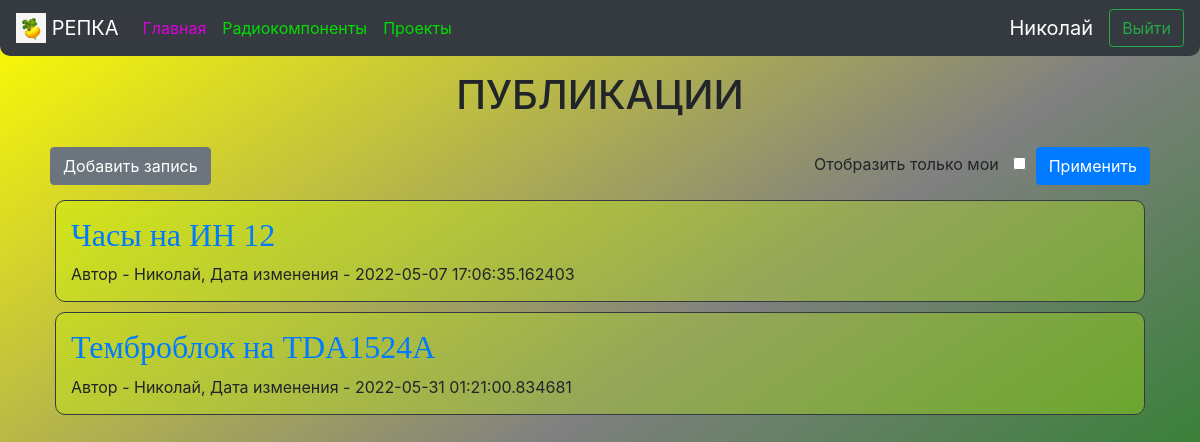
Screenshot of /projects (signed in) with the database file from the repository.
### data/users.py (models this page shows, shortened)
class User(SqlAlchemyBase, UserMixin, SerializerMixin):
    __tablename__ = 'users'
    id = sqlalchemy.Column(sqlalchemy.Integer, primary_key=True, autoincrement=True)
    name = sqlalchemy.Column(sqlalchemy.String, nullable=True)
    about = sqlalchemy.Column(sqlalchemy.String, nullable=True)
    email = sqlalchemy.Column(sqlalchemy.String, index=True, unique=True, nullable=True)
    hashed_password = sqlalchemy.Column(sqlalchemy.String, nullable=True)
    created_date = sqlalchemy.Column(sqlalchemy.DateTime, default=datetime.datetime.now)
    news = orm.relation("News", back_populates='user')
    comments = orm.relation("Comment", back_populates="user")

### data/news.py (models this page shows)
class News(SqlAlchemyBase, SerializerMixin):
    __tablename__ = 'news'
    id = sqlalchemy.Column(sqlalchemy.Integer, primary_key=True, autoincrement=True)
    title = sqlalchemy.Column(sqlalchemy.String, nullable=True)
    content = sqlalchemy.Column(sqlalchemy.String, nullable=True)
    created_date = sqlalchemy.Column(sqlalchemy.DateTime, default=datetime.datetime.today())
    is_private = sqlalchemy.Column(sqlalchemy.Boolean, default=True)
    user_id = sqlalchemy.Column(sqlalchemy.Integer, sqlalchemy.ForeignKey("users.id"))
    about = sqlalchemy.Column(sqlalchemy.String, nullable=True)
    user = orm.relation('User')
    comments = orm.relation("Comment", back_populates="news")

### main.py (the view)
@app.route("/projects", methods=['GET', 'POST'])
def projects():
    db_sess = db_session.create_session()
    form = ProjectForm()
    if current_user.is_authenticated:
        news = db_sess.query(News).filter((News.is_private != True) | (News.user == current_user))
    else:
        news = db_sess.query(News).filter(News.is_private != True)
    if form.validate_on_submit():
        if form.is_private.data:
            news = db_sess.query(News).filter(News.user == current_user)
    return render_template("index.html", news=news, form=form)

### forms/news.py
class ProjectForm(FlaskForm):
    is_private = BooleanField("Отобразить только мои")
    submit = SubmitField("Применить")

### data/db_session.py (called while the page is built)
def create_session() -> Session:
    global __factory
    return __factory()

### main.py (called while the page is built)
@login_manager.user_loader
def load_user(user_id):
    db_sess = db_session.create_session()
    return db_sess.query(User).get(user_id)

### templates/index.html (shortened to what this page needs)
{% extends "base.html" %}
{% block content %}
<h1 align="center" style="padding: 15px">ПУБЛИКАЦИИ</h1>
{% if current_user.is_authenticated %}
<div style="padding: 5px">
    <a href="news" class="btn btn-secondary">Добавить запись</a>
    <form action="" method="post" style="float: right">
        <a style="padding: 5px">{{form.is_private.label}}</a>
        <a style="padding: 5px">{{form.is_private}}</a>
        <a>{{form.submit(type="submit", class="btn btn-primary")}}</a>
    </form>
</div>
{% endif %}
{% for item in news%}
<div class="col-md6 border border-dark"
     style="padding: 15px; margin: 10px; border-radius: 10px; backdrop-filter: blur(2px); background: rgba(200, 255, 0, 0.3);">
    <h2><font face="Comic Sans MS" color="#000000"><a style="display: block;" href="/project/{{ item.id }}">{{item.title}}</a></font>
    </h2>
    <div>
        Автор - {{item.user.name}}, Дата изменения - {{item.created_date}}
    </div>
</div>
{% endfor %}
{% endblock %}

### templates/base.html (shortened to what this page needs)
<!doctype html>
<html lang="en">
<head>
    <link rel="stylesheet"
          href="https://stackpath.bootstrapcdn.com/bootstrap/4.4.1/css/bootstrap.min.css"
>
</head>
<body style="background: linear-gradient(to bottom right, yellow, grey, green); background-attachment: fixed;">
<header>
    <nav class="navbar navbar-expand-sm navbar-dark bg-dark" style="border-radius: 0 0 10px 10px">
        <a class="navbar-brand"><img src="../static/img/repka1.jpg" width="30" height="30"
                                               class="d-inline-block align-top" alt="Картинка репки"> РЕПКА</a>
        <div class="collapse navbar-collapse" id="collapsibleNavbar">
            <div class="navbar-nav mr-auto">
                <a class="nav-item nav-link active" style="color:#DD00DD" href="/#">Главная<span class="sr-only">(current)</span></a>
                <a class="nav-item nav-link" style="color:#00DD00" href="/components">Радиокомпоненты</a>
                <a class="nav-item nav-link" style="color:#00DD00" href="/projects">Проекты</a>
            </div>
        </div>
        {% if current_user.is_authenticated %}
        <a class="navbar-brand">{{ current_user.name }}</a>
        <a class="btn btn-outline-success" href="/logout" type="button">Выйти</a>
        {% else %}
        <a class="btn btn-success" href="/login">Авторизация</a>
        {% endif %}
    </nav>
</header>
<main role="main" class="container">
    {% block content %}{% endblock %}
</main>
</body>
</html>

### rows the page displays
User: name "Николай"
News: title "Часы на ИН 12", user.name "Николай", created_date "2022-05-07 17:06:35.162403"
News: title "Темброблок на TDA1524A", user.name "Николай", created_date "2022-05-31 01:21:00.834681"
